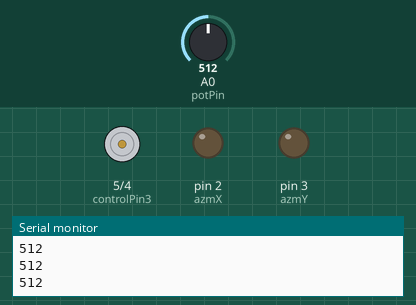
This sketch was run on a simulated Arduino Uno, built with avr-gcc and run on an emulated ATmega328P. Shown: motor-driver pin pairs drawn as motors (green arrow = first pin HIGH = forward, orange = second pin HIGH = backward, longer = more drive, scaled by the enable pin), output pins drawn as LEDs (lit = HIGH), the last lines printed to the serial monitor. Inputs (shaded band) come from the test bench; at power-on: A0 (potPin) = 512.

Above: at 1.2 s.
1.3 s: A0 (potPin) set to 691
2.8 s: A0 (potPin) set to 711
At 3.5 s:
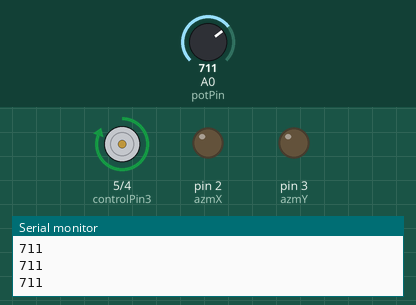
4.3 s: A0 (potPin) set to 200
At 4.7 s:
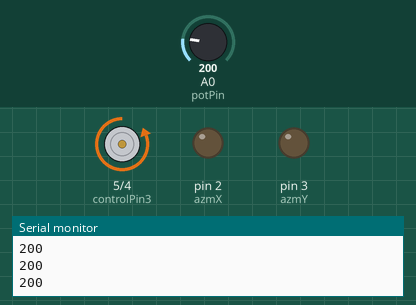
5.8 s: A0 (potPin) set to 201
At 7.0 s:
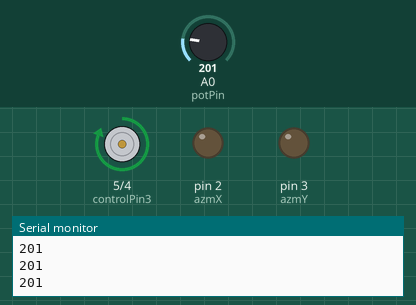
7.3 s: A0 (potPin) set to 220
At 8.2 s:
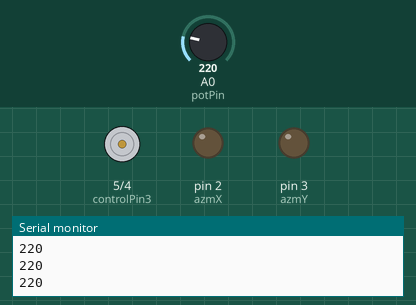
Timing chart, 0 to 9.8 s (numbered marks = the images above; inputs shaded):
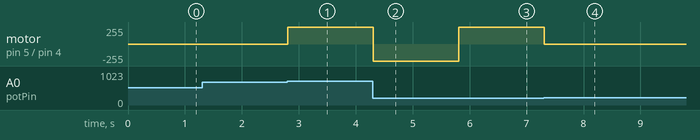

Measured:
- the behaviour switches between 700 and 701 on A0 (potPin) (found by bisection; images 0 and 1)
- the behaviour switches between 200 and 201 on A0 (potPin) (found by bisection; images 2 and 3)
- after the input at 2.8 s, motor on pin 5 (controlPin3) / pin 4 (controlPin4): stopped → forward 255/255 at once
- after the input at 4.3 s, motor on pin 5 (controlPin3) / pin 4 (controlPin4): forward 255/255 → backward 255/255 at once
- after the input at 5.8 s, motor on pin 5 (controlPin3) / pin 4 (controlPin4): backward 255/255 → forward 255/255 at once
- after the input at 7.3 s, motor on pin 5 (controlPin3) / pin 4 (controlPin4): forward 255/255 → stopped at once

The sketch:

azmuth_firmware-20190512.ino
```cpp
const int azmX = 2;
const int azmY = 3;

const int controlPin3 = 5;
const int controlPin4 = 4;

const int potPin = A0;
const int enablePin = 9;


int motorEnabled = 0;
int motorSpeed = 0;
int motorDirection = 1;

void setup() {
  Serial.begin(9600);

  pinMode(azmX, OUTPUT);
  pinMode(azmY, OUTPUT);

  pinMode(controlPin3, OUTPUT);
  pinMode(controlPin4, OUTPUT);

  pinMode(enablePin, OUTPUT);
  digitalWrite(enablePin, HIGH);

}

void loop() {

  int tiltAng = analogRead(A0);
  Serial.println(tiltAng);
  delay(3);

  digitalWrite(azmX, LOW);
  digitalWrite(azmY, LOW);

if (200 >= tiltAng) {
    digitalWrite(controlPin3, LOW);
    digitalWrite(controlPin4, HIGH);
}
else if (tiltAng >= 210 && tiltAng <= 700) {
    digitalWrite(controlPin3, LOW);
    digitalWrite(controlPin4, LOW);
}
else {
    digitalWrite(controlPin3, HIGH);
    digitalWrite(controlPin4, LOW);
}


}
```
